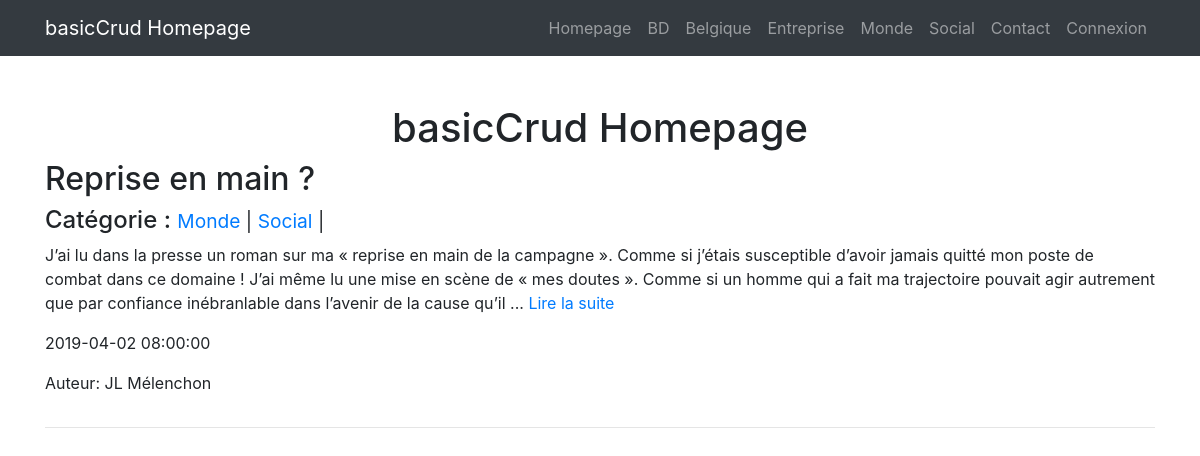
The page / on the database its author committed.
### tables this page shows
CREATE TABLE IF NOT EXISTS `rubrique` (
  `idrubrique` SMALLINT UNSIGNED NOT NULL AUTO_INCREMENT,
  `theintitule` VARCHAR(120) NOT NULL,
  `thedesc` VARCHAR(600) NULL,
  PRIMARY KEY (`idrubrique`));

CREATE TABLE IF NOT EXISTS `article` (
  `idarticle` INT UNSIGNED NOT NULL AUTO_INCREMENT,
  `thetitle` VARCHAR(160) NOT NULL,
  `thetext` TEXT NOT NULL,
  `thedate` DATETIME NULL DEFAULT CURRENT_TIMESTAMP,
  `thevisibility` TINYINT UNSIGNED NULL DEFAULT 0 COMMENT '0 => invisible\n1 => validé (donc visible)\n2 => refusé',
  `users_idusers` INT UNSIGNED NOT NULL,
  PRIMARY KEY (`idarticle`),
  INDEX `fk_article_users1_idx` (`users_idusers` ASC),
  CONSTRAINT `fk_article_users1`
    FOREIGN KEY (`users_idusers`)
    REFERENCES `users` (`idusers`)
    ON DELETE NO ACTION
    ON UPDATE NO ACTION);

CREATE TABLE IF NOT EXISTS `users` (
  `idusers` INT UNSIGNED NOT NULL AUTO_INCREMENT,
  `thelogin` VARCHAR(60) CHARACTER SET 'utf8' COLLATE 'utf8_bin' NOT NULL COMMENT 'case sensitive',
  `thepwd` CHAR(64) NOT NULL COMMENT 'SHA-256',
  `thename` VARCHAR(160) NOT NULL,
  `themail` VARCHAR(200) NOT NULL,
  `perm_idperm` SMALLINT UNSIGNED NOT NULL,
  PRIMARY KEY (`idusers`),
  UNIQUE INDEX `thelogin_UNIQUE` (`thelogin` ASC),
  INDEX `fk_users_perm_idx` (`perm_idperm` ASC),
  CONSTRAINT `fk_users_perm`
    FOREIGN KEY (`perm_idperm`)
    REFERENCES `perm` (`idperm`)
    ON DELETE NO ACTION
    ON UPDATE NO ACTION);

### model/rubriqueModel.php (called while the page is built, shortened)
<?php
function recupCategMenu(mysqli $db) {
    $sql = "SELECT idrubrique, theintitule FROM rubrique ORDER BY theintitule ASC;";
    $recup= mysqli_query($db,$sql);
    if(mysqli_num_rows($recup)){
        return mysqli_fetch_all($recup, MYSQLI_ASSOC);
    }else{
        return false;
    }
}

### model/articleModel.php (called while the page is built, shortened)
<?php
function recupArticleHomepage(mysqli $db){
    $sql="SELECT a.idarticle, a.thetitle,LEFT(a.thetext,350) AS thetext, a.thedate,
	   u.thename,
       GROUP_CONCAT(r.idrubrique ORDER BY r.theintitule) AS idrubrique,
       GROUP_CONCAT(r.theintitule ORDER BY r.theintitule SEPARATOR '|@|') AS theintitule
	FROM article a
    INNER JOIN users u
		ON u.idusers = a.users_idusers
    LEFT JOIN article_has_rubrique h
		ON h.article_idarticle = a.idarticle
    LEFT JOIN rubrique r
		ON h.rubrique_idrubrique = r.idrubrique
	WHERE a.thevisibility=1
    GROUP BY a.idarticle
    ORDER BY a.thedate DESC
;";
    $recup = mysqli_query($db,$sql);
    if(mysqli_num_rows($recup)){
        return mysqli_fetch_all($recup, MYSQLI_ASSOC);
    }else{
        return false;
    }
}

### view/publicMainMenuView.php (the view, shortened to what this page needs)
<nav class="navbar navbar-expand-lg navbar-dark bg-dark static-top">
    <div class="container">
        <a class="navbar-brand" href="./">basicCrud Homepage</a>
        <div class="collapse navbar-collapse" id="navbarResponsive">
            <ul class="navbar-nav ml-auto">
                <li class="nav-item">
                    <a class="nav-link" href="./">Homepage
                    </a>
                </li>
                <?php
                foreach ($mainMenu AS $itemMenu) {
                    ?><li class="nav-item"><a class="nav-link" href="?idrubrique=<?=$itemMenu['idrubrique']?>"><?=$itemMenu['theintitule']?></a>
                    </li><?php
                }
                ?>
                <li class="nav-item">
                    <a class="nav-link" href="?contact">Contact</a>
                </li>
                <li class="nav-item">
                    <a class="nav-link" href="?connect">Connexion</a>
                </li>
            </ul>
        </div>
    </div>
</nav>

### public/index.php (shortened to what this page needs)
<?php
require_once "../mysqliConnect.php";
if(!isset($_SESSION['myident'])||$_SESSION['myident']!=session_id()){
    require_once "../controller/publicController.php";
}else{
    if($_SESSION['theperm']==0) {
        require_once "../controller/adminController.php";
    }else{
        require_once "../controller/redacController.php";
    }
}

### controller/publicController.php (shortened to what this page needs)
<?php
require_once "../model/articleModel.php";
require_once "../model/rubriqueModel.php";
$mainMenu = recupCategMenu($mysqli);
if(isset($_GET['idarticle'])&&ctype_digit($_GET['idarticle'])){
    $idarticle = (int) $_GET['idarticle'];
    $article = recupOneArticle($mysqli,$idarticle);
    include("../view/publicArticleView.php");
}else{
    $articles = recupArticleHomepage($mysqli);
    include("../view/publicHomepageView.php");
}

### view/publicHomepageView.php (shortened to what this page needs)
<!DOCTYPE html>
<html lang="en">
<head>
    <link href="css/bootstrap.min.css" rel="stylesheet">
</head>
<body>
    <?php
    include "publicMainMenuView.php";
    ?>
<div class="container">
    <div class="row">
        <div class="col-lg-12 text-center">
            <h1 class="mt-5">basicCrud Homepage</h1>
        </div>
    </div>
    <?php
    if($articles===false){
        ?>
        <div class="row">
            <div class="col-lg-12 text-center">
                <hr>
                <h2>Pas encore d'articles</h2>
                <h3>Veuillez revenir plus tard</h3>
                <hr>
            </div>
        </div>
    <?php
    }else {
        foreach ($articles AS $itemArticle) {
            if(is_null($itemArticle['idrubrique'])){
                $idrubrique="";
            }else {
     $idrubrique = explode(',', $itemArticle['idrubrique']);
     $theintitule = explode('|@|',$itemArticle['theintitule']);
            }
            ?>
            <div class="row">
                <div class="col-lg-12 text-left">
                    <h2><?= $itemArticle['thetitle'] ?></h2>
                    <h4>Catégorie : <small><?php
             if(empty($idrubrique)){
                 ?>
                 Cet article n'est dans aucune catégorie
                 <?php
             }else{
                 foreach($theintitule as $clef => $intitule){
                     ?>
                     <a href="?idrubrique=<?=$idrubrique[$clef]?>"><?=$intitule?></a> |
                     <?php
                 }
             }
                            ?></small></h4>
                    <p><?php
    $position_last_space = strrpos($itemArticle['thetext'],' ');
    echo substr($itemArticle['thetext'],0,$position_last_space);
      ?> ... <a href="?idarticle=<?= $itemArticle['idarticle'] ?>">Lire la suite</a></p>
                    <p><?= $itemArticle['thedate'] ?></p>
                    <p>Auteur: <?= $itemArticle['thename'] ?></p>
                </div>
            </div>
            <hr>
            <?php
        }
    }
    ?>
</div>
</body>
</html>

### rows shown on the page
rubrique: theintitule "BD"
rubrique: theintitule "Belgique"
rubrique: theintitule "Entreprise"
rubrique: theintitule "Monde"
rubrique: theintitule "Social"
article: thetitle "Reprise en main ?", intitule "Monde", intitule "Social", thetext "J’ai lu dans la presse un roman sur ma « reprise en main de la campagne ». Comme si j’étais susceptible d’avoir jamais quitté mon poste de combat dans ce domaine ! J’ai même lu une mise en scène de « mes doutes ». Comme si un homme qui a fait ma trajectoire pouvait agir autrement que par confiance inébranlable dans l’avenir de la cause qu’il", thedate "2019-04-02 08:00:00", users_idusers.thename "JL Mélenchon"
